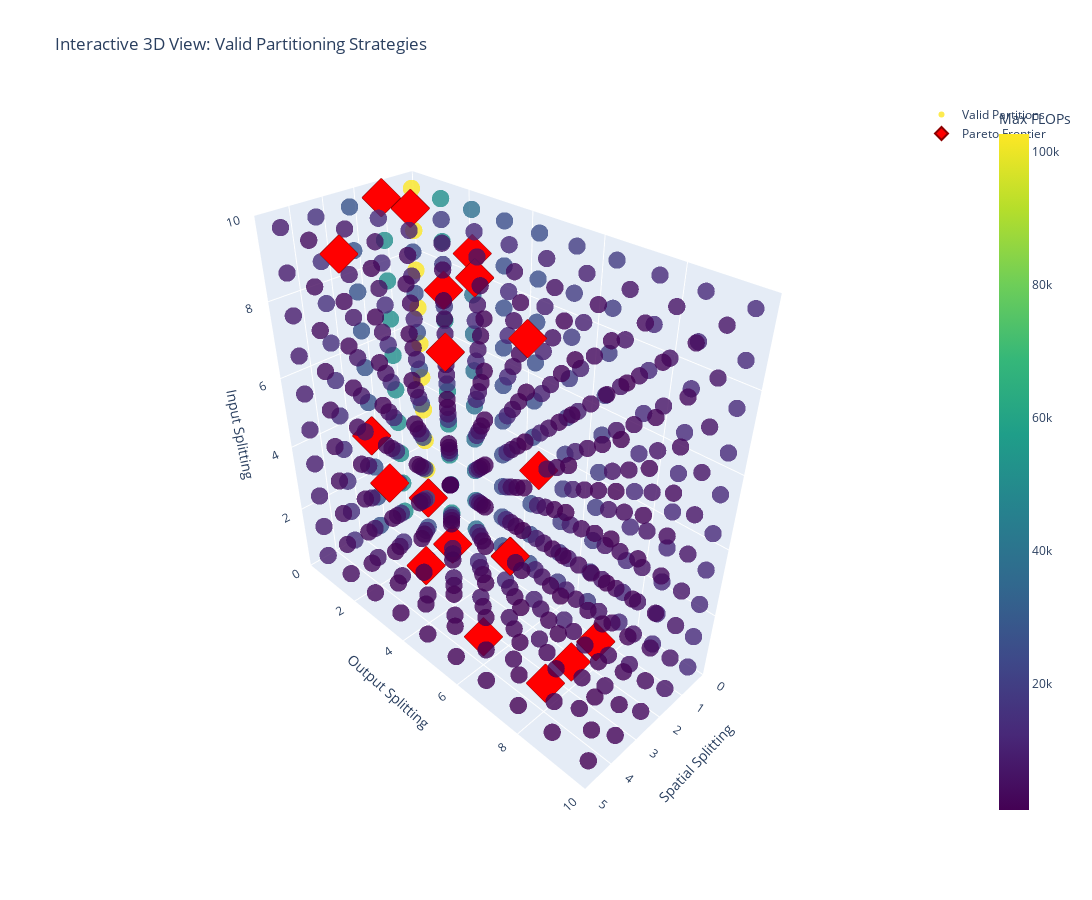
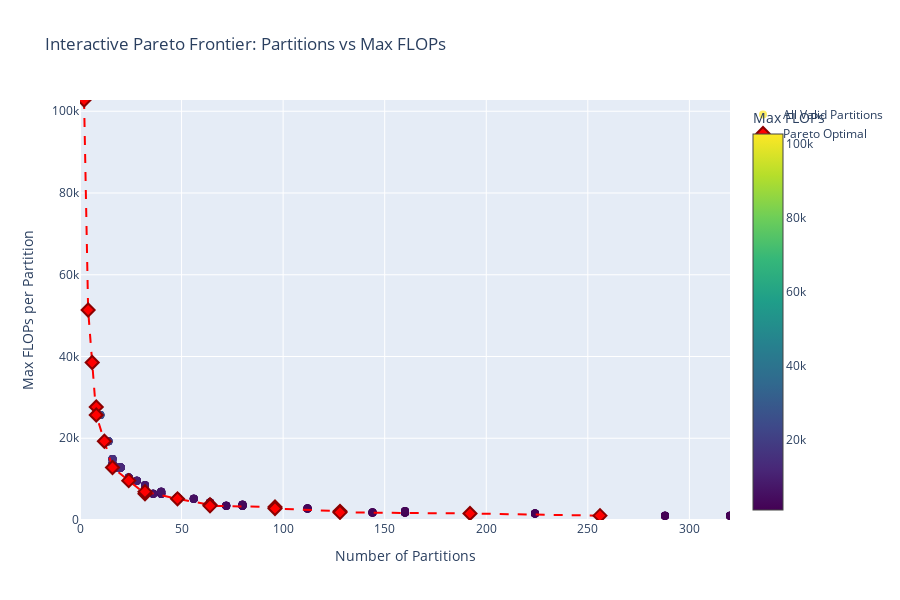

The cell these charts' notebook holds for them, in order:
### Code cell
import os
import matplotlib.pyplot as plt
import numpy as np
import pandas as pd
from mpl_toolkits.mplot3d import Axes3D

# Set global matplotlib parameters
plt.rcParams['axes.labelsize'] = 16
plt.rcParams['xtick.labelsize'] = 14
plt.rcParams['ytick.labelsize'] = 14
plt.rcParams['legend.fontsize'] = 11

# Load and clean data
df = pd.read_csv("../partition_exploration_results.csv")

# Clean column names (remove trailing commas)
df.columns = df.columns.str.strip(',').str.strip()

# Filter valid configurations
valid_df = df[df['Valid'] == True] if 'Valid' in df.columns else df.copy()

# Pareto frontier analysis using actual partition counts
valid_df = valid_df.copy()
valid_df['Total_Partitions'] = valid_df['Partitions']
pareto_front = []
sorted_df = valid_df.sort_values('Total_Partitions')

current_min_flops = float('inf')
for _, row in sorted_df.iterrows():
    if row['Max_FLOPs'] < current_min_flops:
        pareto_front.append(row)
        current_min_flops = row['Max_FLOPs']

print(f"\nPareto optimal configurations: {len(pareto_front)}")
print("Pareto optimal points:")
print(pd.DataFrame(pareto_front)[['Spatial', 'Output', 'Kernel', 'Max_FLOPs', 'Total_Partitions']])

# ===== INTERACTIVE 3D PLOT WITH PLOTLY =====
import plotly.graph_objects as go
import plotly.express as px
from plotly.subplots import make_subplots

# Create interactive 3D scatter plot
fig = go.Figure()

# Add all valid partitions
fig.add_trace(go.Scatter3d(
    x=valid_df['Spatial'],
    y=valid_df['Output'],
    z=valid_df['Kernel'],
    mode='markers',
    marker=dict(
        size=6,
        color=valid_df['Max_FLOPs'],
        colorscale='Viridis',
        opacity=0.8,
        colorbar=dict(title="Max FLOPs", x=1.1)
    ),
    text=[f'Spatial: {s}<br>Output: {o}<br>Kernel: {k}<br>Max FLOPs: {f:.0f}<br>Partitions: {p}' 
        for s, o, k, f, p in zip(valid_df['Spatial'], valid_df['Output'], valid_df['Kernel'], 
                                valid_df['Max_FLOPs'], valid_df['Total_Partitions'])],
    hovertemplate='%{text}<extra></extra>',
    name='Valid Partitions'
))

# Add Pareto frontier points
if len(pareto_front) > 0:
    pareto_df = pd.DataFrame(pareto_front)
    fig.add_trace(go.Scatter3d(
        x=pareto_df['Spatial'],
        y=pareto_df['Output'],
        z=pareto_df['Kernel'],
        mode='markers',
        marker=dict(
            size=10,
            color='red',
            symbol='diamond',
            opacity=1,
            line=dict(color='darkred', width=2)
        ),
        text=[f'PARETO OPTIMAL<br>Spatial: {s}<br>Output: {o}<br>Kernel: {k}<br>Max FLOPs: {f:.0f}<br>Partitions: {p}' 
            for s, o, k, f, p in zip(pareto_df['Spatial'], pareto_df['Output'], pareto_df['Kernel'], 
                                    pareto_df['Max_FLOPs'], pareto_df['Total_Partitions'])],
        hovertemplate='%{text}<extra></extra>',
        name='Pareto Frontier'
    ))

# Update layout
fig.update_layout(
    title='Interactive 3D View: Valid Partitioning Strategies',
    scene=dict(
        xaxis_title='Spatial Splitting',
        yaxis_title='Output Splitting',
        zaxis_title='Input Splitting',
        xaxis=dict(range=[0, valid_df['Spatial'].max()]),
        yaxis=dict(range=[0, valid_df['Output'].max()]),
        zaxis=dict(range=[0, valid_df['Kernel'].max()]),
        camera=dict(
            eye=dict(x=1.5, y=1.5, z=1.5)
        )
    ),
    width=1100,
    height=900,
    showlegend=True
)

# Show the interactive plot
fig.show()

# ===== INTERACTIVE 2D PARETO PLOT WITH PLOTLY =====
fig2 = go.Figure()

# Add all valid partitions
fig2.add_trace(go.Scatter(
    x=valid_df['Total_Partitions'],
    y=valid_df['Max_FLOPs'],
    mode='markers',
    marker=dict(
        size=8,
        color=valid_df['Max_FLOPs'],
        colorscale='Viridis',
        opacity=0.7,
        colorbar=dict(title="Max FLOPs")
    ),
    text=[f'Spatial: {s}, Output: {o}, Kernel: {k}<br>Max FLOPs: {f:.0f}<br>Partitions: {p}' 
          for s, o, k, f, p in zip(valid_df['Spatial'], valid_df['Output'], valid_df['Kernel'], 
                                   valid_df['Max_FLOPs'], valid_df['Total_Partitions'])],
    hovertemplate='%{text}<extra></extra>',
    name='All Valid Partitions'
))

# Add Pareto frontier
if len(pareto_front) > 0:
    pf_df = pd.DataFrame(pareto_front).sort_values('Total_Partitions')
    
    # Add line connecting Pareto points
    fig2.add_trace(go.Scatter(
        x=pf_df['Total_Partitions'],
        y=pf_df['Max_FLOPs'],
        mode='lines',
        line=dict(color='red', width=2, dash='dash'),
        name='Pareto Frontier Line',
        showlegend=False
    ))
    
    # Add Pareto optimal points
    fig2.add_trace(go.Scatter(
        x=pf_df['Total_Partitions'],
        y=pf_df['Max_FLOPs'],
        mode='markers',
        marker=dict(
            size=10,
            color='red',
            symbol='diamond',
            line=dict(color='darkred', width=2)
        ),
        text=[f'PARETO OPTIMAL<br>Spatial: {s}, Output: {o}, Kernel: {k}<br>Max FLOPs: {f:.0f}<br>Partitions: {p}' 
              for s, o, k, f, p in zip(pf_df['Spatial'], pf_df['Output'], pf_df['Kernel'], 
                                       pf_df['Max_FLOPs'], pf_df['Total_Partitions'])],
        hovertemplate='%{text}<extra></extra>',
        name='Pareto Optimal'
    ))

# Update layout for 2D plot
fig2.update_layout(
    title='Interactive Pareto Frontier: Partitions vs Max FLOPs',
    xaxis_title='Number of Partitions',
    yaxis_title='Max FLOPs per Partition',
    xaxis=dict(range=[0, valid_df['Total_Partitions'].max()]),
    yaxis=dict(range=[0, valid_df['Max_FLOPs'].max()]),
    width=900,
    height=600,
    showlegend=True
)

# Show the interactive 2D plot
fig2.show()

### Figure 1 — Plotly figure (JSON) as saved in the notebook; plotly's stock layout.template omitted (floating-point values rounded to 4 significant figures; data arrays with more than 128 entries replaced by an {"elided": "..."} marker saying what was removed)
{"data": [{"hovertemplate": "%{text}<extra></extra>", "marker": {"color": {"elided": "500 int values"}, "colorbar": {"title": {"text": "Max FLOPs"}, "x": 1.1}, "colorscale": [[0, "#440154"], [0.1111, "#482878"], [0.2222, "#3e4989"], [0.3333, "#31688e"], [0.4444, "#26828e"], [0.5556, "#1f9e89"], [0.6667, "#35b779"], [0.7778, "#6ece58"], [0.8889, "#b5de2b"], [1, "#fde725"]], "opacity": 0.8, "size": 6}, "mode": "markers", "name": "Valid Partitions", "text": {"elided": "500 str values"}, "type": "scatter3d", "x": {"elided": "500 int values"}, "y": {"elided": "500 int values"}, "z": {"elided": "500 int values"}}, {"hovertemplate": "%{text}<extra></extra>", "marker": {"color": "red", "line": {"color": "darkred", "width": 2}, "opacity": 1, "size": 10, "symbol": "diamond"}, "mode": "markers", "name": "Pareto Frontier", "text": ["PARETO OPTIMAL<br>Spatial: 1<br>Output: 1<br>Kernel: 1<br>Max FLOPs: 102752<br>Partitions: 2", "PARETO OPTIMAL<br>Spatial: 2<br>Output: 1<br>Kernel: 10<br>Max FLOPs: 51376<br>Partitions: 4", "PARETO OPTIMAL<br>Spatial: 1<br>Output: 3<br>Kernel: 9<br>Max FLOPs: 38532<br>Partitions: 6", "PARETO OPTIMAL<br>Spatial: 3<br>Output: 1<br>Kernel: 4<br>Max FLOPs: 27664<br>Partitions: 8", "PARETO OPTIMAL<br>Spatial: 2<br>Output: 2<br>Kernel: 10<br>Max FLOPs: 25688<br>Partitions: 8", "PARETO OPTIMAL<br>Spatial: 2<br>Output: 3<br>Kernel: 1<br>Max FLOPs: 19266<br>Partitions: 12", "PARETO OPTIMAL<br>Spatial: 2<br>Output: 4<br>Kernel: 9<br>Max FLOPs: 12844<br>Partitions: 16", "PARETO OPTIMAL<br>Spatial: 2<br>Output: 6<br>Kernel: 5<br>Max FLOPs: 9633<br>Partitions: 24", "PARETO OPTIMAL<br>Spatial: 3<br>Output: 4<br>Kernel: 9<br>Max FLOPs: 6916<br>Partitions: 32", "PARETO OPTIMAL<br>Spatial: 2<br>Output: 8<br>Kernel: 1<br>Max FLOPs: 6422<br>Partitions: 32", "PARETO OPTIMAL<br>Spatial: 3<br>Output: 6<br>Kernel: 3<br>Max FLOPs: 5187<br>Partitions: 48", "PARETO OPTIMAL<br>Spatial: 4<br>Output: 4<br>Kernel: 2<br>Max FLOPs: 3724<br>Partitions: 64", "PARETO OPTIMAL<br>Spatial: 3<br>Output: 8<br>Kernel: 1<br>Max FLOPs: 3458<br>Partitions: 64", "PARETO OPTIMAL<br>Spatial: 5<br>Output: 3<br>Kernel: 10<br>Max FLOPs: 3192<br>Partitions: 96", "PARETO OPTIMAL<br>Spatial: 4<br>Output: 6<br>Kernel: 1<br>Max FLOPs: 2793<br>Partitions: 96", "PARETO OPTIMAL<br>Spatial: 5<br>Output: 4<br>Kernel: 5<br>Max FLOPs: 2128<br>Partitions: 128", "PARETO OPTIMAL<br>Spatial: 4<br>Output: 8<br>Kernel: 1<br>Max FLOPs: 1862<br>Partitions: 128", "PARETO OPTIMAL<br>Spatial: 5<br>Output: 6<br>Kernel: 9<br>Max FLOPs: 1596<br>Partitions: 192", "PARETO OPTIMAL<br>Spatial: 5<br>Output: 8<br>Kernel: 10<br>Max FLOPs: 1064<br>Partitions: 256"], "type": "scatter3d", "x": [1, 2, 1, 3, 2, 2, 2, 2, 3, 2, 3, 4, 3, 5, 4, 5, 4, 5, 5], "y": [1, 1, 3, 1, 2, 3, 4, 6, 4, 8, 6, 4, 8, 3, 6, 4, 8, 6, 8], "z": [1, 10, 9, 4, 10, 1, 9, 5, 9, 1, 3, 2, 1, 10, 1, 5, 1, 9, 10]}], "layout": {"height": 900, "scene": {"camera": {"eye": {"x": 1.5, "y": 1.5, "z": 1.5}}, "xaxis": {"range": [0, 5], "title": {"text": "Spatial Splitting"}}, "yaxis": {"range": [0, 10], "title": {"text": "Output Splitting"}}, "zaxis": {"range": [0, 10], "title": {"text": "Input Splitting"}}}, "showlegend": true, "title": {"text": "Interactive 3D View: Valid Partitioning Strategies"}, "width": 1100}}

### Figure 2 — Plotly figure (JSON) as saved in the notebook; plotly's stock layout.template omitted (floating-point values rounded to 4 significant figures; data arrays with more than 128 entries replaced by an {"elided": "..."} marker saying what was removed)
{"data": [{"hovertemplate": "%{text}<extra></extra>", "marker": {"color": {"elided": "500 int values"}, "colorbar": {"title": {"text": "Max FLOPs"}}, "colorscale": [[0, "#440154"], [0.1111, "#482878"], [0.2222, "#3e4989"], [0.3333, "#31688e"], [0.4444, "#26828e"], [0.5556, "#1f9e89"], [0.6667, "#35b779"], [0.7778, "#6ece58"], [0.8889, "#b5de2b"], [1, "#fde725"]], "opacity": 0.7, "size": 8}, "mode": "markers", "name": "All Valid Partitions", "text": {"elided": "500 str values"}, "type": "scatter", "x": {"elided": "500 int values"}, "y": {"elided": "500 int values"}}, {"line": {"color": "red", "dash": "dash", "width": 2}, "mode": "lines", "name": "Pareto Frontier Line", "showlegend": false, "type": "scatter", "x": [2, 4, 6, 8, 8, 12, 16, 24, 32, 32, 48, 64, 64, 96, 96, 128, 128, 192, 256], "y": [102752, 51376, 38532, 27664, 25688, 19266, 12844, 9633, 6422, 6916, 5187, 3724, 3458, 3192, 2793, 2128, 1862, 1596, 1064]}, {"hovertemplate": "%{text}<extra></extra>", "marker": {"color": "red", "line": {"color": "darkred", "width": 2}, "size": 10, "symbol": "diamond"}, "mode": "markers", "name": "Pareto Optimal", "text": ["PARETO OPTIMAL<br>Spatial: 1, Output: 1, Kernel: 1<br>Max FLOPs: 102752<br>Partitions: 2", "PARETO OPTIMAL<br>Spatial: 2, Output: 1, Kernel: 10<br>Max FLOPs: 51376<br>Partitions: 4", "PARETO OPTIMAL<br>Spatial: 1, Output: 3, Kernel: 9<br>Max FLOPs: 38532<br>Partitions: 6", "PARETO OPTIMAL<br>Spatial: 3, Output: 1, Kernel: 4<br>Max FLOPs: 27664<br>Partitions: 8", "PARETO OPTIMAL<br>Spatial: 2, Output: 2, Kernel: 10<br>Max FLOPs: 25688<br>Partitions: 8", "PARETO OPTIMAL<br>Spatial: 2, Output: 3, Kernel: 1<br>Max FLOPs: 19266<br>Partitions: 12", "PARETO OPTIMAL<br>Spatial: 2, Output: 4, Kernel: 9<br>Max FLOPs: 12844<br>Partitions: 16", "PARETO OPTIMAL<br>Spatial: 2, Output: 6, Kernel: 5<br>Max FLOPs: 9633<br>Partitions: 24", "PARETO OPTIMAL<br>Spatial: 2, Output: 8, Kernel: 1<br>Max FLOPs: 6422<br>Partitions: 32", "PARETO OPTIMAL<br>Spatial: 3, Output: 4, Kernel: 9<br>Max FLOPs: 6916<br>Partitions: 32", "PARETO OPTIMAL<br>Spatial: 3, Output: 6, Kernel: 3<br>Max FLOPs: 5187<br>Partitions: 48", "PARETO OPTIMAL<br>Spatial: 4, Output: 4, Kernel: 2<br>Max FLOPs: 3724<br>Partitions: 64", "PARETO OPTIMAL<br>Spatial: 3, Output: 8, Kernel: 1<br>Max FLOPs: 3458<br>Partitions: 64", "PARETO OPTIMAL<br>Spatial: 5, Output: 3, Kernel: 10<br>Max FLOPs: 3192<br>Partitions: 96", "PARETO OPTIMAL<br>Spatial: 4, Output: 6, Kernel: 1<br>Max FLOPs: 2793<br>Partitions: 96", "PARETO OPTIMAL<br>Spatial: 5, Output: 4, Kernel: 5<br>Max FLOPs: 2128<br>Partitions: 128", "PARETO OPTIMAL<br>Spatial: 4, Output: 8, Kernel: 1<br>Max FLOPs: 1862<br>Partitions: 128", "PARETO OPTIMAL<br>Spatial: 5, Output: 6, Kernel: 9<br>Max FLOPs: 1596<br>Partitions: 192", "PARETO OPTIMAL<br>Spatial: 5, Output: 8, Kernel: 10<br>Max FLOPs: 1064<br>Partitions: 256"], "type": "scatter", "x": [2, 4, 6, 8, 8, 12, 16, 24, 32, 32, 48, 64, 64, 96, 96, 128, 128, 192, 256], "y": [102752, 51376, 38532, 27664, 25688, 19266, 12844, 9633, 6422, 6916, 5187, 3724, 3458, 3192, 2793, 2128, 1862, 1596, 1064]}], "layout": {"height": 600, "showlegend": true, "title": {"text": "Interactive Pareto Frontier: Partitions vs Max FLOPs"}, "width": 900, "xaxis": {"range": [0, 320], "title": {"text": "Number of Partitions"}}, "yaxis": {"range": [0, 102752], "title": {"text": "Max FLOPs per Partition"}}}}
